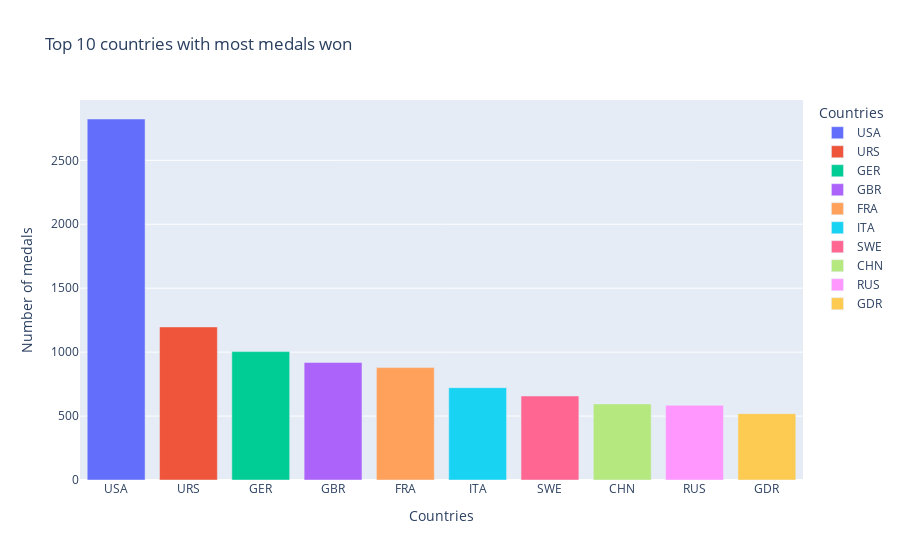

Notebook source saved alongside this figure:
### Code cell
# H
medals = df[["NOC", "Year", "Event", "Medal"]].dropna().drop_duplicates(subset=["NOC", "Year", "Event", "Medal"])
medals_per_NOC = medals.groupby("NOC")["Medal"].count().sort_values(ascending=False)
top10_NOC = medals_per_NOC[:10].reset_index()

fig = px.bar(data_frame=top10_NOC,
       x="NOC", 
       y="Medal", 
       labels={"NOC": "Countries", "Medal": "Number of medals"}, 
       title="Top 10 countries with most medals won",
       color="NOC")
fig.show()

### Figure 1 — Plotly figure (JSON) as saved in the notebook; plotly's stock layout.template omitted (floating-point values rounded to 4 significant figures)
{"data": [{"hovertemplate": "Countries=%{x}<br>Number of medals=%{y}<extra></extra>", "legendgroup": "USA", "marker": {"color": "#636efa", "pattern": {"shape": ""}}, "name": "USA", "orientation": "v", "showlegend": true, "textposition": "auto", "type": "bar", "x": ["USA"], "xaxis": "x", "y": [2823], "yaxis": "y"}, {"hovertemplate": "Countries=%{x}<br>Number of medals=%{y}<extra></extra>", "legendgroup": "URS", "marker": {"color": "#EF553B", "pattern": {"shape": ""}}, "name": "URS", "orientation": "v", "showlegend": true, "textposition": "auto", "type": "bar", "x": ["URS"], "xaxis": "x", "y": [1197], "yaxis": "y"}, {"hovertemplate": "Countries=%{x}<br>Number of medals=%{y}<extra></extra>", "legendgroup": "GER", "marker": {"color": "#00cc96", "pattern": {"shape": ""}}, "name": "GER", "orientation": "v", "showlegend": true, "textposition": "auto", "type": "bar", "x": ["GER"], "xaxis": "x", "y": [1004], "yaxis": "y"}, {"hovertemplate": "Countries=%{x}<br>Number of medals=%{y}<extra></extra>", "legendgroup": "GBR", "marker": {"color": "#ab63fa", "pattern": {"shape": ""}}, "name": "GBR", "orientation": "v", "showlegend": true, "textposition": "auto", "type": "bar", "x": ["GBR"], "xaxis": "x", "y": [919], "yaxis": "y"}, {"hovertemplate": "Countries=%{x}<br>Number of medals=%{y}<extra></extra>", "legendgroup": "FRA", "marker": {"color": "#FFA15A", "pattern": {"shape": ""}}, "name": "FRA", "orientation": "v", "showlegend": true, "textposition": "auto", "type": "bar", "x": ["FRA"], "xaxis": "x", "y": [879], "yaxis": "y"}, {"hovertemplate": "Countries=%{x}<br>Number of medals=%{y}<extra></extra>", "legendgroup": "ITA", "marker": {"color": "#19d3f3", "pattern": {"shape": ""}}, "name": "ITA", "orientation": "v", "showlegend": true, "textposition": "auto", "type": "bar", "x": ["ITA"], "xaxis": "x", "y": [722], "yaxis": "y"}, {"hovertemplate": "Countries=%{x}<br>Number of medals=%{y}<extra></extra>", "legendgroup": "SWE", "marker": {"color": "#FF6692", "pattern": {"shape": ""}}, "name": "SWE", "orientation": "v", "showlegend": true, "textposition": "auto", "type": "bar", "x": ["SWE"], "xaxis": "x", "y": [657], "yaxis": "y"}, {"hovertemplate": "Countries=%{x}<br>Number of medals=%{y}<extra></extra>", "legendgroup": "CHN", "marker": {"color": "#B6E880", "pattern": {"shape": ""}}, "name": "CHN", "orientation": "v", "showlegend": true, "textposition": "auto", "type": "bar", "x": ["CHN"], "xaxis": "x", "y": [595], "yaxis": "y"}, {"hovertemplate": "Countries=%{x}<br>Number of medals=%{y}<extra></extra>", "legendgroup": "RUS", "marker": {"color": "#FF97FF", "pattern": {"shape": ""}}, "name": "RUS", "orientation": "v", "showlegend": true, "textposition": "auto", "type": "bar", "x": ["RUS"], "xaxis": "x", "y": [584], "yaxis": "y"}, {"hovertemplate": "Countries=%{x}<br>Number of medals=%{y}<extra></extra>", "legendgroup": "GDR", "marker": {"color": "#FECB52", "pattern": {"shape": ""}}, "name": "GDR", "orientation": "v", "showlegend": true, "textposition": "auto", "type": "bar", "x": ["GDR"], "xaxis": "x", "y": [519], "yaxis": "y"}], "layout": {"barmode": "relative", "legend": {"title": {"text": "Countries"}, "tracegroupgap": 0}, "title": {"text": "Top 10 countries with most medals won"}, "xaxis": {"anchor": "y", "categoryarray": ["USA", "URS", "GER", "GBR", "FRA", "ITA", "SWE", "CHN", "RUS", "GDR"], "categoryorder": "array", "domain": [0, 1], "title": {"text": "Countries"}}, "yaxis": {"anchor": "x", "domain": [0, 1], "title": {"text": "Number of medals"}}}}
